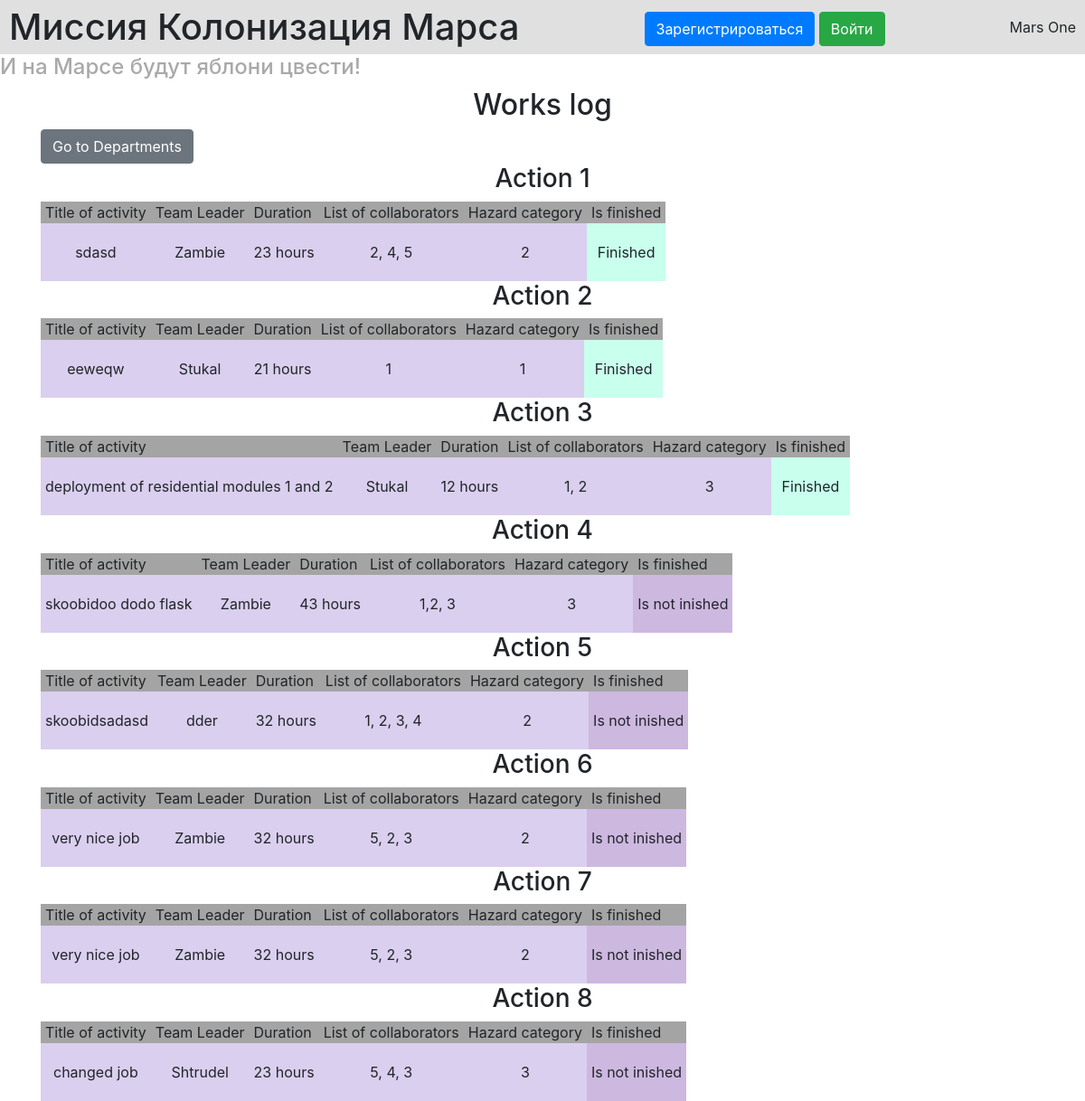
The page / on the database its author committed.
### data/__all_models.py (models this page shows, shortened)
class Jobs(SqlAlchemyBase, SerializerMixin):
    __tablename__ = 'jobs'
    id = Column(Integer, primary_key=True, autoincrement=True)
    team_leader = Column(Integer, ForeignKey('users.id'))
    job = Column(String)
    hazard_category = Column(Integer, ForeignKey("job_categories.id"))
    work_size = Column(Integer)
    collaborators = Column(String)
    start_date = Column(DateTime)
    end_date = Column(DateTime)
    is_finished = Column(Boolean)
    user = relationship('User')
    category = relationship('JobCategory')

class User(SqlAlchemyBase, UserMixin, SerializerMixin):
    __tablename__ = 'users'
    id = Column(Integer, primary_key=True, autoincrement=True)
    name = Column(String)
    email = Column(String, unique=True)
    from_city = Column(String)
    hashed_password = Column(String)

### main.py (the view)
@app.route("/")
def index():
    session = db_session.create_session()
    cur_jobs = session.query(Jobs).all()
    return render_template("jobs_table.html", jobs_list=cur_jobs)

### data/db_session.py (called while the page is built)
def create_session() -> orm.Session:
    global __factory
    return __factory()

### templates/jobs_table.html (shortened to what this page needs)
{% extends "base.html" %}
{% block jobs_table %}
    <h2>Works log</h2>
    <span>
        <a href="/departments" class="btn btn-secondary">Go to Departments</a>
    </span>
    {% for item in jobs_list %}
        <h3>Action {{item.id}}</h3>
        <table>
            <thead>
                <tr>
                    <th>Title of activity</th>
                    <th>Team Leader</th>
                    <th>Duration</th>
                    <th>List of collaborators</th>
                    <th>Hazard category</th>
                    <th>Is finished</th>
                </tr>
            </thead>
            <tbody>
                <tr>
                    <td>{{item.job}}</td>
                    <td>{{item.user.name}}</td>
                    <td>{{item.work_size}} hours</td>
                    <td>{{item.collaborators}}</td>
                    <td>{{item.hazard_category}}</td>
                    {% if item.is_finished %}
                        <td class="finished_job">Finished</td>
                    {% else %}
                        <td class="not_finished">Is not inished</td>
                    {% endif %}
                </tr>
            </tbody>
        </table>
    {% endfor %}
{% endblock %}

### templates/base.html (shortened to what this page needs)
<!DOCTYPE html>
<html lang="en">
<head>
    <link rel="stylesheet"
        href="https://stackpath.bootstrapcdn.com/bootstrap/4.4.1/css/bootstrap.min.css"
>
    <link rel="stylesheet" href="{{url_for('static', filename='css/style.css')}}">
</head>
<body>
    <header>
        <h1>Миссия Колонизация Марса</h1>
        {% if current_user.is_authenticated %}
            <a class="navbar-brand" href="/logout">{{ current_user.name }}</a>
        {% else %}
            <p>
                <a class="btn btn-primary " href="/register">Зарегистрироваться</a>
                <a class="btn btn-success" href="/login">Войти</a>
            </p>
        {% endif %}
        <p>Mars One</p>
    </header>
    <h4>И на Марсе будут яблони цвести!</h4>
    <div class="container">
        {% block jobs_table %}{% endblock %}
    </div>
</body>
</html>

### static/css/style.css (style rules this page uses)
h4 { color: darkgray; }
th { font-size: 16; font-weight: 400; }
thead th { background-color: rgb(164, 164, 164); padding: 0px 5px; }
tbody td { background-color: rgb(218, 207, 238); text-align: center; padding: 20px 5px; }
header { display: flex; justify-content: space-between; align-items: center; background-color: rgb(224, 224, 224); padding: 0px 10px; height: 60px; }
header h1, header p { margin: 0; line-height: 60px; }
.not_finished { background-color: rgb(205, 184, 224); }
.finished_job { background-color: rgb(200, 255, 237); }
h2, h3 { text-align: center; }

### rows shown on the page
Jobs: id "1", job "sdasd", user.name "Zambie", work_size "23", collaborators "2, 4, 5", hazard_category "2", is_finished "Finished"
Jobs: id "2", job "eeweqw", user.name "Stukal", work_size "21", collaborators "1", hazard_category "1", is_finished "Finished"
Jobs: id "3", job "deployment of residential modules 1 and 2", user.name "Stukal", work_size "12", collaborators "1, 2", hazard_category "3", is_finished "Finished"
Jobs: id "4", job "skoobidoo dodo flask", user.name "Zambie", work_size "43", collaborators "1,2, 3", hazard_category "3", is_finished "Is not inished"
Jobs: id "5", job "skoobidsadasd", user.name "dder", work_size "32", collaborators "1, 2, 3, 4", hazard_category "2", is_finished "Is not inished"
Jobs: id "6", job "very nice job", user.name "Zambie", work_size "32", collaborators "5, 2, 3", hazard_category "2", is_finished "Is not inished"
Jobs: id "7", job "very nice job", user.name "Zambie", work_size "32", collaborators "5, 2, 3", hazard_category "2", is_finished "Is not inished"
Jobs: id "8", job "changed job", user.name "Shtrudel", work_size "23", collaborators "5, 4, 3", hazard_category "3", is_finished "Is not inished"
